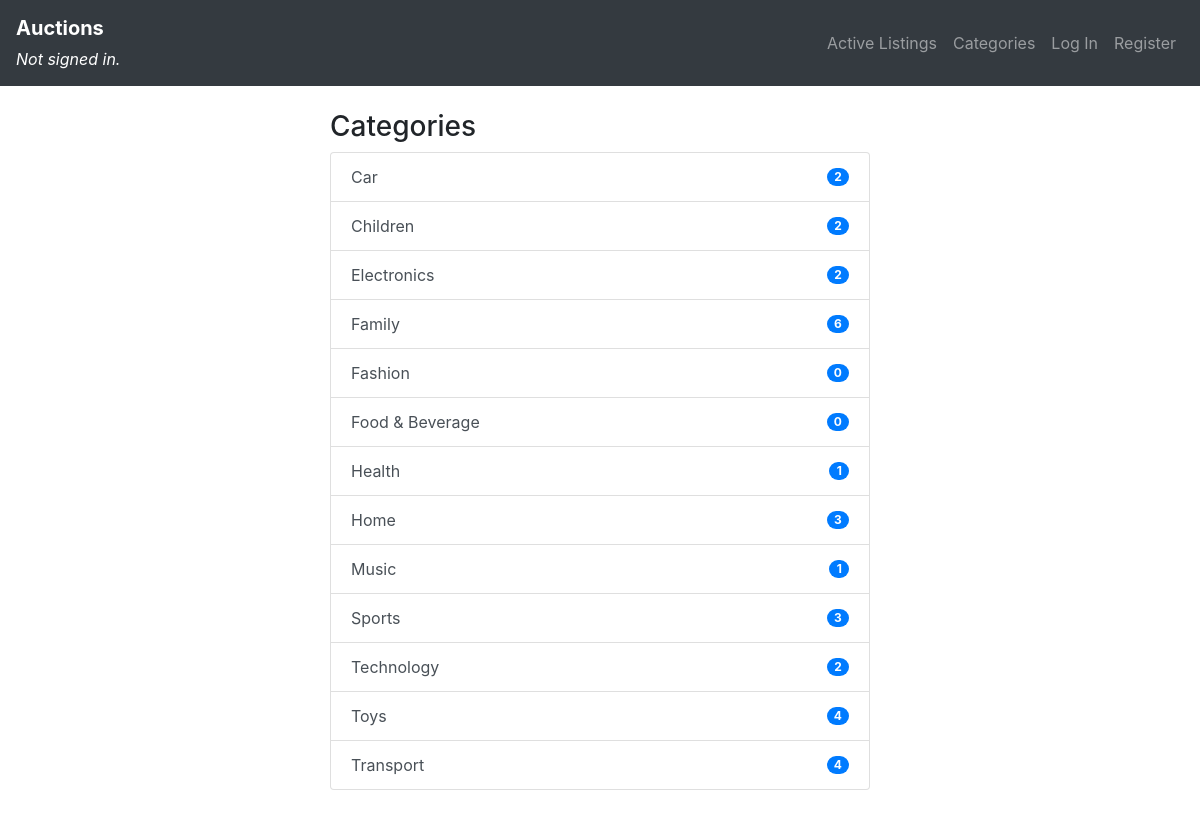
The page /categories on the database its author committed.
### auctions/models.py (models this page shows)
class Category(models.Model):
    title = models.CharField(max_length=64)
    def __str__(self):
        return self.title
    class Meta:
        ordering = ['title', 'id']

### auctions/views.py (the view)
# urls.py: path("categories", views.categories_view, name="categories"),
def categories_view(request):
    categories = Category.objects.all()
    context = {
        "categories": categories
    }
    return render(request, "auctions/categories.html", context)

### auctions/templates/auctions/categories.html
{% extends "auctions/layout.html" %}
{% block body %}
    <div class="col-sm-6 justify-content-center">
        <h3>Categories</h3>
        <div class="list-group">
        {% for category in categories %}
            <a href="{% url 'auctions:category_list' category.id %}" class="list-group-item list-group-item-action d-flex justify-content-between align-items-center">{{ category }}
                <span class="badge badge-primary badge-pill">{{ category.listings.count }}</span>
            </a>
        {% endfor %}
        </div>
    </div>
{% endblock body %}

### auctions/templates/auctions/layout.html (shortened to what this page needs)
{% load static %}
<!DOCTYPE html>
<html lang="en">
<head>
    <link rel="stylesheet" href="https://stackpath.bootstrapcdn.com/bootstrap/4.4.1/css/bootstrap.min.css">
    <link href="{% static 'auctions/styles.css' %}" rel="stylesheet">
</head>
<body>
    <nav class="navbar navbar-expand-md navbar-dark bg-dark mb-4">
        <div class="navbar-brand">
            <a class="my_header-link" href="{% url 'auctions:index' %}">Auctions</a><br>
            <small class="font-italic">{% if user.is_authenticated %}
            Signed in as <strong>{{ user.username }}</strong>.
            {% else %}
                Not signed in.
            {% endif %}</small>
        </div>
        <div class="collapse navbar-collapse" id="navbarCollapse">
            <ul class="navbar-nav ml-auto">
                <li class="nav-item">
                    <a class="nav-link" href="{% url 'auctions:index' %}">Active Listings</a>
                </li>
                <li class="nav-item">
                    <a class="nav-link" href="{% url 'auctions:categories' %}">Categories</a>
                </li>
                {% if user.is_authenticated %}
                    <li class="nav-item">
                        <a class="nav-link" href="{% url 'auctions:watch' %}">Watch List</a>
                    </li>
                    <li class="nav-item">
                        <a class="nav-link" href="{% url 'auctions:create' %}">Create Listing</a>
                    </li>
                    <li class="nav-item">
                        <a class="nav-link" href="{% url 'auctions:logout' %}">Log Out</a>
                    </li>
                {% else %}
                    <li class="nav-item">
                        <a class="nav-link" href="{% url 'auctions:login' %}">Log In</a>
                    </li>
                    <li class="nav-item">
                        <a class="nav-link" href="{% url 'auctions:register' %}">Register</a>
                    </li>
                {% endif %}
            </ul>
        </div>
    </nav>
    <div class="container">
        <div class="row justify-content-center mb-4">
        {% block body %}
        {% endblock %}
        </div>
    </div>
</body>
</html>

### auctions/static/auctions/styles.css (style rules this page uses)
* { box-sizing: border-box; }
body { margin: 0; }
a.my_header-link { text-decoration: none; color: white; font-weight: bolder; }

### rows shown on the page
Category: title "Car", listings.count "2"
Category: title "Children", listings.count "2"
Category: title "Electronics", listings.count "2"
Category: title "Family", listings.count "6"
Category: title "Fashion", listings.count "0"
Category: title "Food & Beverage", listings.count "0"
Category: title "Health", listings.count "1"
Category: title "Home", listings.count "3"
Category: title "Music", listings.count "1"
Category: title "Sports", listings.count "3"
Category: title "Technology", listings.count "2"
Category: title "Toys", listings.count "4"
Category: title "Transport", listings.count "4"
